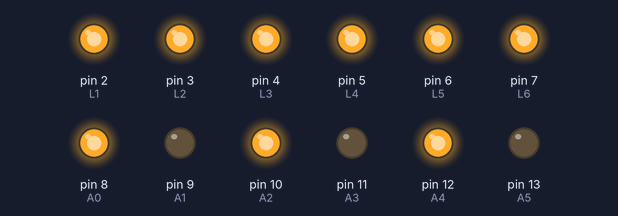
Bench run of a sketch on a simulated Arduino Uno, built with avr-gcc and run on an emulated ATmega328P. On the bench: output pins drawn as LEDs (lit = HIGH).

Above: at 0.2 s.
At 1.7 s:
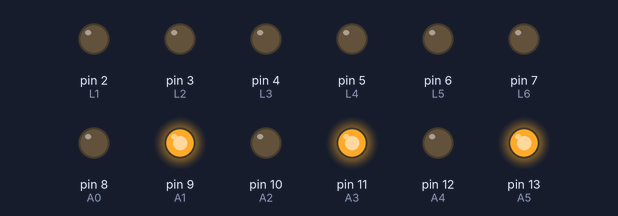
Timing chart, 0 to 3.0 s (numbered marks = the images above):
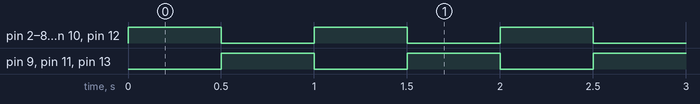

The sketch:

asdf.ino
```cpp
#define L1 2
#define L2 3
#define L3 4
#define L4 5
#define L5 6
#define L6 7

#define A0 8
#define A1 9
#define A2 10
#define A3 11
#define A4 12
#define A5 13

void setup() {
  pinMode(L1, OUTPUT);
  pinMode(L2, OUTPUT);
  pinMode(L3, OUTPUT);
  pinMode(L4, OUTPUT);
  pinMode(L5, OUTPUT);
  pinMode(L6, OUTPUT);

  pinMode(A0, OUTPUT);
  pinMode(A1, OUTPUT);
  pinMode(A2, OUTPUT);
  pinMode(A3, OUTPUT);
  pinMode(A4, OUTPUT);
  pinMode(A5, OUTPUT);
}

void loop() {
  // Encender LEDs
  digitalWrite(A0, HIGH);
  digitalWrite(A1, LOW);
  digitalWrite(A2, HIGH);
  digitalWrite(A3, LOW);
  digitalWrite(A4, HIGH);
  digitalWrite(A5, LOW);

  digitalWrite(L1, HIGH);
  digitalWrite(L2, HIGH);
  digitalWrite(L3, HIGH);
  digitalWrite(L4, HIGH);
  digitalWrite(L5, HIGH);
  digitalWrite(L6, HIGH);
  delay(500); // Esperar 500 ms (medio segundo)

  // Apagar LEDs
  digitalWrite(A0, LOW);
  digitalWrite(A1, HIGH);
  digitalWrite(A2, LOW);
  digitalWrite(A3, HIGH);
  digitalWrite(A4, LOW);
  digitalWrite(A5, HIGH);

  digitalWrite(L1, LOW);
  digitalWrite(L2, LOW);
  digitalWrite(L3, LOW);
  digitalWrite(L4, LOW);
  digitalWrite(L5, LOW);
  digitalWrite(L6, LOW);
  delay(500); // Esperar 500 ms (medio segundo)
}
```

Measured:
- by itself, pin 2 (L1), pin 3 (L2), pin 4 (L3), pin 5 (L4), pin 6 (L5), pin 7 (L6), pin 8 (A0), pin 9 (A1), pin 10 (A2), pin 11 (A3), pin 12 (A4), pin 13 (A5): alternates HIGH for 0.50 s and LOW for 0.50 s
